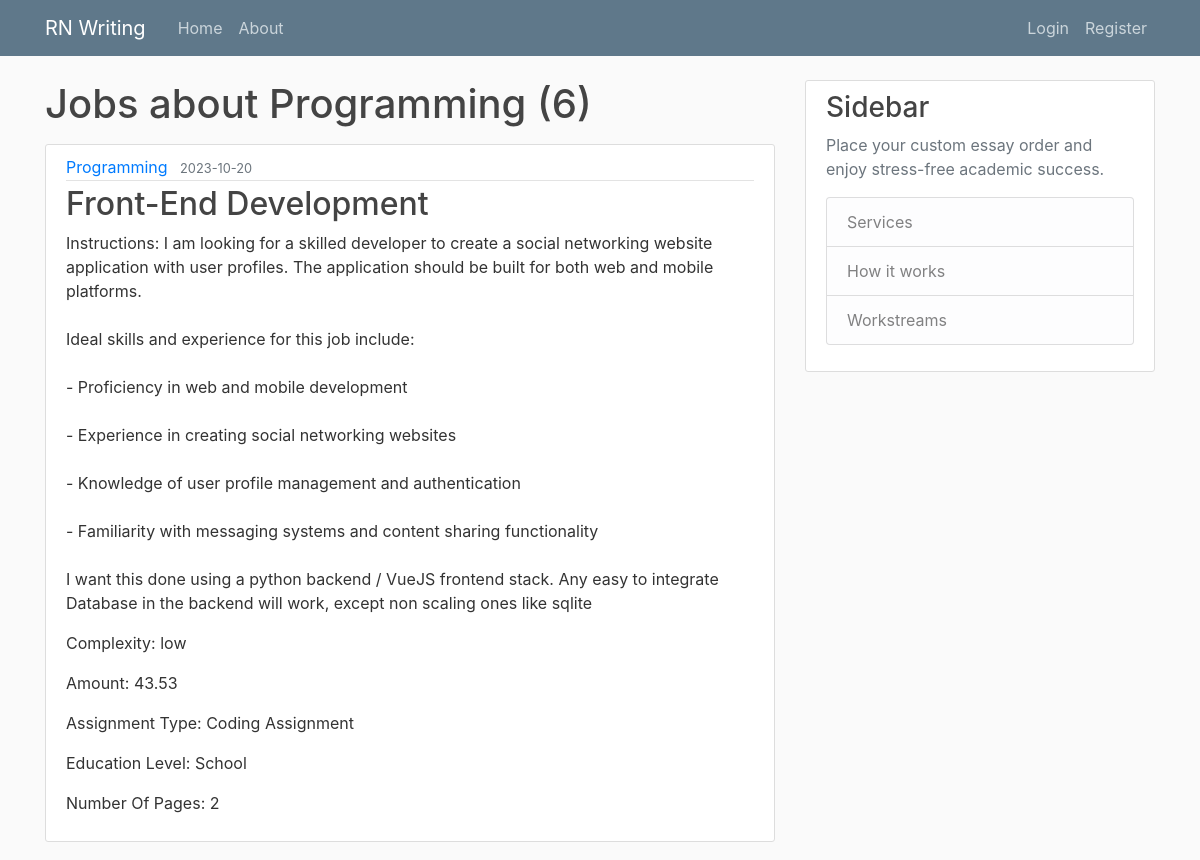
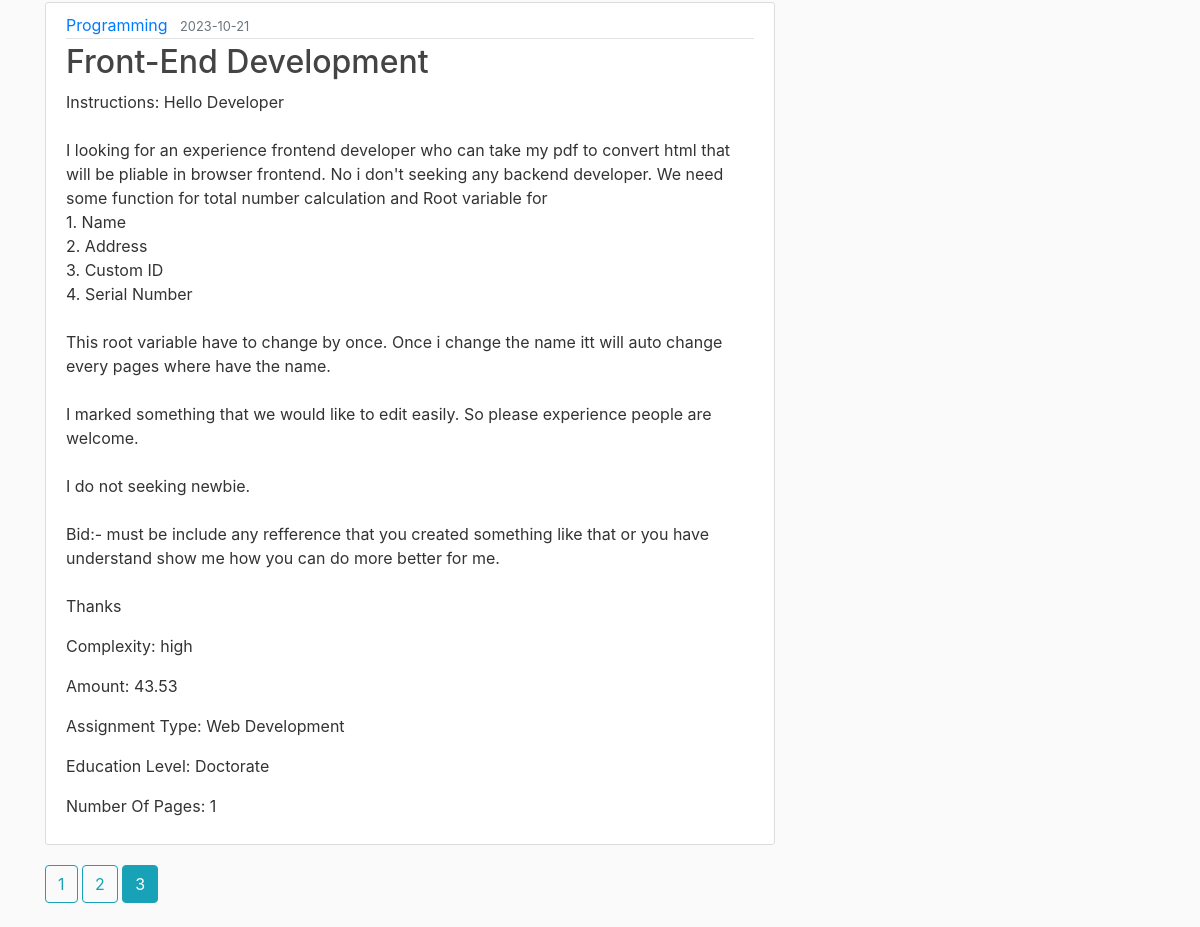
Page /job/Programming?page=3 on the committed database (2 pictures, top to bottom).
### writingapp/models.py (models this page shows)
class Job(db.Model):
    __tablename__ = "job"
    id = db.Column(db.Integer, primary_key = True)
    client_id = db.Column(db.Integer, db.ForeignKey("client.id"))
    complexity = db.Column(db.String(255))
    deadline = db.Column(db.Date)
    amount = db.Column(db.Integer)
    assignment_type = db.Column(db.String(255))
    service = db.Column(db.String(255))
    education_level = db.Column(db.String(255))
    number_of_pages = db.Column(db.Integer)
    number_of_words = db.Column(db.Integer)
    line_spacing = db.Column(db.String(255))
    assignment_language = db.Column(db.String(255))
    sources_required = db.Column(db.String(255))
    citation_style = db.Column(db.String(255))
    subject = db.Column(db.String(255))
    instructions = db.Column(db.Text)
    submit_date = db.Column(db.DateTime, nullable=False)
    client = db.relationship("Client", backref = "job")
    skills = db.relationship("Skills", backref = "job")
    payment = db.relationship("Payment", backref = "job")
    attachment = db.relationship("Attachment", backref = 'job')

### writingapp/routes.py (the view)
@app.route("/job/<string:by_service>")
def similar_jobs(by_service):
    page = request.args.get('page', 1, type=int)
    job = Job.query.filter_by(service=by_service).first_or_404()
    jobs = Job.query.filter_by(service=job.service).paginate(page=page, per_page=2)
    return render_template('similar_jobs.html', jobs=jobs, job=job)

### writingapp/templates/similar_jobs.html
{% extends "layout.html" %}
{% block content %}
<h1 class='mb-3'>Jobs about {{job.service}} ({{jobs.total}})</h1>
    {% for job in jobs.items %}
    <article class='media content-section'>
        <div class='media-body'>
            <div class='article-metadata'>
                <a class='mr-2' href="{{ url_for('similar_jobs', by_service=job.service) }}">{{ job.service }}</a>
                <small class='text-muted'>{{job.deadline}}</small>
            </div>
            <h2><a class='article-title' href="{{ url_for('show_job', job_id=job.id) }}">{{job.subject}}</a></h2>
            <p class='article-content'>Instructions: {{job.instructions}}</p>
            <p class='article-content'>Complexity: {{job.complexity}}</p>
            <p class='article-content'>Amount: {{job.amount}}</p>
            <p class='article-content'>Assignment Type: {{job.assignment_type}}</p>
            <p class='article-content'>Education Level: {{job.education_level}}</p>
            <p class='article-content'>Number Of Pages: {{job.number_of_pages}}</p>
        </div>
    </article>
    {% endfor %}
    {% for page_num in jobs.iter_pages(left_edge=1, right_edge=1, left_current=1, right_current=2) %}
        {% if page_num %}
        {% if jobs.page == page_num %}
        <a class='btn btn-info mb-4' href='{{ url_for('similar_jobs', by_service=job.service, page=page_num) }}'>{{ page_num }}</a>
        {% else %}
        <a class='btn btn-outline-info mb-4' href='{{ url_for('similar_jobs', by_service=job.service, page=page_num) }}'>{{ page_num }}</a>
        {% endif %}
        {% else %}
         ...
        {% endif %}
    {% endfor %}
{% endblock content %}

### writingapp/static/main.css (style rules this page uses)
body { background: #fafafa; color: #333333; margin-top: 5rem; }
h1, h2, h3, h4, h5, h6 { color: #444444; }
.content-section { background: #ffffff; padding: 10px 20px; border: 1px solid #dddddd; border-radius: 3px; margin-bottom: 20px; }
.article-title { color: #444444; }
.article-content { white-space: pre-line; }
.article-metadata { padding-bottom: 1px; margin-bottom: 4px; border-bottom: 1px solid #e3e3e3 }

### rows in the picture
Job: service "Programming"
Job: service "Programming", deadline "2023-10-20", subject "Front-End Development", instructions "I am looking for a skilled developer to create a social networking website application with user profiles. The application should be built for both web and mobile platforms. Ideal skills and experience for this job include: - Proficiency in web and mobile development - Experience in creating social networking websites - Knowledge of user profile management and authentication - Familiarity with messaging systems and content sharing functionality I want this done using a python backend / VueJS frontend stack. Any easy to integrate Database in the backend will work, except non scaling ones like sqlite", complexity "low", amount "43.53", assignment_type "Coding Assignment", education_level "School", number_of_pages "2"
Job: service "Programming", deadline "2023-10-21", subject "Front-End Development", instructions "Hello Developer I looking for an experience frontend developer who can take my pdf to convert html that will be pliable in browser frontend. No i don't seeking any backend developer. We need some function for total number calculation and Root variable for 1. Name 2. Address 3. Custom ID 4. Serial Number This root variable have to change by once. Once i change the name itt will auto change every pages where have the name. I marked something that we would like to edit easily. So please experience people are welcome. I do not seeking newbie. Bid:- must be include any refference that you created something like that or you have understand show me how you can do more better for me. Thanks", complexity "high", amount "43.53", assignment_type "Web Development", education_level "Doctorate", number_of_pages "1"

### other values in the picture
{{ jobs.total }} "6"
{{ page_num }} "1" "2"
{{ page_num }} "3"
